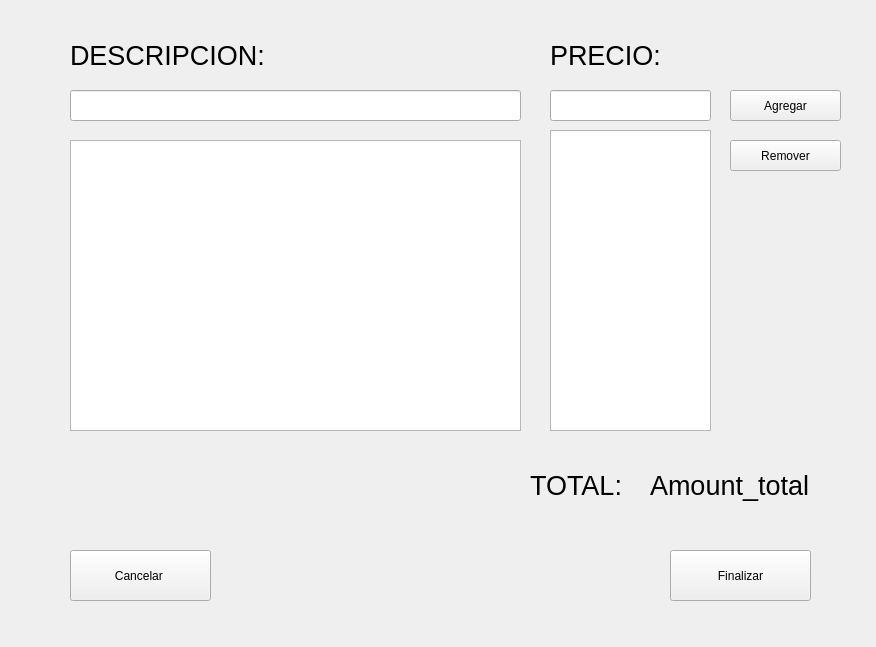
<?xml version="1.0" encoding="UTF-8"?>
<ui version="4.0">
 <class>Form</class>
 <widget class="QWidget" name="Form">
  <property name="geometry">
   <rect>
    <x>0</x>
    <y>0</y>
    <width>876</width>
    <height>647</height>
   </rect>
  </property>
  <property name="windowTitle">
   <string>Form</string>
  </property>
  <widget class="QLineEdit" name="item_input_box">
   <property name="geometry">
    <rect>
     <x>70</x>
     <y>90</y>
     <width>451</width>
     <height>31</height>
    </rect>
   </property>
  </widget>
  <widget class="QTableView" name="items_table">
   <property name="geometry">
    <rect>
     <x>70</x>
     <y>140</y>
     <width>451</width>
     <height>291</height>
    </rect>
   </property>
  </widget>
  <widget class="QLineEdit" name="cost_box">
   <property name="geometry">
    <rect>
     <x>550</x>
     <y>90</y>
     <width>161</width>
     <height>31</height>
    </rect>
   </property>
  </widget>
  <widget class="QTableView" name="cost_tableview">
   <property name="geometry">
    <rect>
     <x>550</x>
     <y>130</y>
     <width>161</width>
     <height>301</height>
    </rect>
   </property>
  </widget>
  <widget class="QLabel" name="label">
   <property name="geometry">
    <rect>
     <x>530</x>
     <y>460</y>
     <width>101</width>
     <height>51</height>
    </rect>
   </property>
   <property name="font">
    <font>
     <pointsize>20</pointsize>
    </font>
   </property>
   <property name="text">
    <string>TOTAL:</string>
   </property>
  </widget>
  <widget class="QLabel" name="total_ammount_label">
   <property name="geometry">
    <rect>
     <x>650</x>
     <y>460</y>
     <width>171</width>
     <height>51</height>
    </rect>
   </property>
   <property name="font">
    <font>
     <pointsize>20</pointsize>
    </font>
   </property>
   <property name="text">
    <string>Amount_total</string>
   </property>
  </widget>
  <widget class="QLabel" name="label_3">
   <property name="geometry">
    <rect>
     <x>550</x>
     <y>30</y>
     <width>131</width>
     <height>51</height>
    </rect>
   </property>
   <property name="font">
    <font>
     <pointsize>20</pointsize>
    </font>
   </property>
   <property name="text">
    <string>PRECIO:</string>
   </property>
  </widget>
  <widget class="QLabel" name="label_4">
   <property name="geometry">
    <rect>
     <x>70</x>
     <y>30</y>
     <width>211</width>
     <height>51</height>
    </rect>
   </property>
   <property name="font">
    <font>
     <pointsize>20</pointsize>
    </font>
   </property>
   <property name="text">
    <string>DESCRIPCION:</string>
   </property>
  </widget>
  <widget class="QPushButton" name="finish_button">
   <property name="geometry">
    <rect>
     <x>670</x>
     <y>550</y>
     <width>141</width>
     <height>51</height>
    </rect>
   </property>
   <property name="text">
    <string>Finalizar</string>
   </property>
  </widget>
  <widget class="QPushButton" name="cancel_button">
   <property name="geometry">
    <rect>
     <x>70</x>
     <y>550</y>
     <width>141</width>
     <height>51</height>
    </rect>
   </property>
   <property name="text">
    <string>Cancelar </string>
   </property>
  </widget>
  <widget class="QPushButton" name="add_button">
   <property name="geometry">
    <rect>
     <x>730</x>
     <y>90</y>
     <width>111</width>
     <height>31</height>
    </rect>
   </property>
   <property name="text">
    <string>Agregar</string>
   </property>
  </widget>
  <widget class="QPushButton" name="remove_button">
   <property name="geometry">
    <rect>
     <x>730</x>
     <y>140</y>
     <width>111</width>
     <height>31</height>
    </rect>
   </property>
   <property name="text">
    <string>Remover</string>
   </property>
  </widget>
 </widget>
 <resources/>
 <connections/>
</ui>
